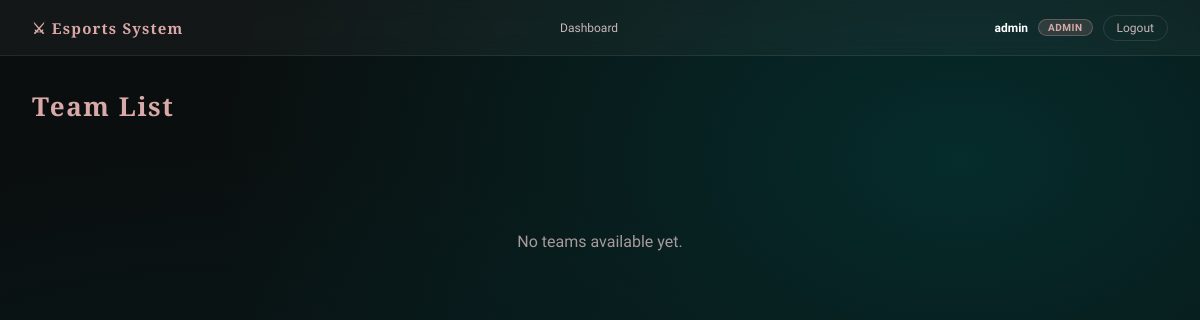
/teams/ (signed in), run on an earlier commit of the app's database.
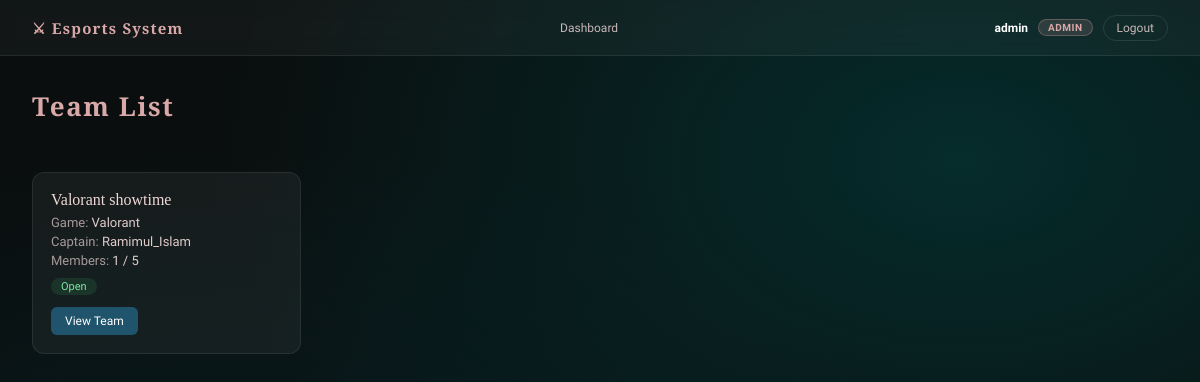
And on a later commit of the database.
### accounts/models.py (models this page shows, shortened)
class CustomUser(AbstractUser):
    ROLE_CHOICES = [
        ('player',    'Player'),
        ('organizer', 'Organizer'),
        ('admin',     'Admin'),
    ]
    role = models.CharField(
        max_length=20,
        choices=ROLE_CHOICES,
        default='player',
    )
    address = models.CharField(max_length=255, blank=True)
    phone   = models.CharField(max_length=20,  blank=True)

### teams/models.py (models this page shows, shortened)
class Team(models.Model):
    GAME_CHOICES = [
        ('valorant', 'Valorant'),
        ('pubg',     'PUBG'),
    ]
    name = models.CharField(max_length=100, unique=True)
    game = models.CharField(max_length=20, choices=GAME_CHOICES)
    captain = models.ForeignKey(
        settings.AUTH_USER_MODEL,
        on_delete=models.CASCADE,
        related_name='captained_teams',
    )
    team_code = models.CharField(
        max_length=10,
        unique=True,
        default=generate_team_code,
    )
    created_at = models.DateTimeField(auto_now_add=True)
    def max_size(self):
        return 5 if self.game == 'valorant' else 4
    def is_full(self):
        return self.memberships.count() >= self.max_size()

### teams/views.py (the view)
# urls.py: path('',                                          views.team_list,           name='team_list'),
@login_required
def team_list(request):
    teams = Team.objects.all().select_related('captain')
    return render(request, 'teams/team_list.html', {'teams': teams})

### teams/templates/teams/team_list.html (shortened to what this page needs)
{% extends "base.html" %}
{% block content %}
<div class="page-header">
  <h1>Team List</h1>
</div>
{% if teams %}
  <div class="team-grid">
    {% for team in teams %}
      <div class="team-card">
        <div class="team-name">{{ team.name }}</div>
        <div class="team-meta">
          Game: <span>{{ team.get_game_display }}</span>
        </div>
        <div class="team-meta">
          Captain: <span>{{ team.captain.username }}</span>
        </div>
        <div class="team-meta">
          Members: <span>{{ team.memberships.count }} / {{ team.max_size }}</span>
        </div>
        {% if team.is_full %}
          <span class="status-tag full">Full</span>
        {% else %}
          <span class="status-tag open">Open</span>
        {% endif %}
        <br>
        <a href="{% url 'team_detail' team.pk %}" class="btn-view">View Team</a>
      </div>
    {% endfor %}
  </div>
{% else %}
  <div class="empty-state">
    <p>No teams available yet.</p>
  </div>
{% endif %}
{% endblock %}

### templates/base.html (shortened to what this page needs)
{% load static %}
<!DOCTYPE html>
<html lang="en">
<head>
</head>
<body>
{% if user.is_authenticated %}
<nav class="nav">
  <a class="nav-brand" href="/">⚔ Esports System</a>
  <div class="nav-links">
    {% if user.role == 'player' %}
      <a href="{% url 'browse_teams' %}">Browse Teams</a>
      <a href="{% url 'create_team' %}">Create Team</a>
      <a href="{% url 'my_team' %}">My Team</a>
      <a href="{% url 'my_invites' %}">Invites</a>
      {% if user.captained_teams.exists %}
          <a href="{% url 'my_join_requests' %}">Join Requests</a>
      {% endif %}
      <a href="{% url 'player_profile' %}">My Profile</a>
    {% elif user.role == 'organizer' %}
      <a href="{% url 'organizer_profile' %}">My Profile</a>
    {% elif user.role == 'admin' %}
      <a href="{% url 'admin_dashboard' %}">Dashboard</a>
    {% endif %}
  </div>
  <div class="nav-right">
    <span class="nav-username"><strong>{{ user.username }}</strong></span>
    {% if user.role %}
      <span class="role-pill {{ user.role }}">{{ user.role }}</span>
    {% endif %}
    <a href="{% url 'logout' %}" class="btn-logout">Logout</a>
  </div>
</nav>
{% endif %}
<div class="main-content">
  {% block content %}{% endblock %}
</div>
</body>
</html>

### templates/base.html (style rules this page uses)
*, *::before, *::after { box-sizing: border-box; margin: 0; padding: 0; }
body { background: #0a0e0e; font-family: 'Raleway', sans-serif; color: #f6e0e0; min-height: 100vh; }
body::before { content: ''; position: fixed; inset: 0; background: radial-gradient(ellipse at 80% 20%, rgba(0,80,80,0.45) 0%, transparent 55%), radial-gradient(ellipse at 20% 80%, rgba(0,60,70,0.35) 0%, transparent 55%), #0a0e0e; z-index: -1; }
.nav { display: flex; align-items: center; justify-content: space-between; padding: 0 32px; height: 56px; background: rgba(255,255,255,0.04); backdrop-filter: blur(10px); border-bottom: 1px solid rgba(255,255,255,0.08); position: sticky; top: 0; z-index: 100; }
.nav-brand { font-family: 'Cinzel', serif; font-size: 15px; font-weight: 700; color: #d9a8a8; letter-spacing: 0.08em; text-decoration: none; }
.nav-links { display: flex; align-items: center; gap: 4px; }
.nav-links a { font-size: 12px; color: #c8b8b8; text-decoration: none; padding: 5px 11px; border-radius: 20px; border: 1px solid transparent; transition: background 0.18s, border-color 0.18s, color 0.18s; }
.nav-right { display: flex; align-items: center; gap: 10px; }
.nav-username { font-size: 12px; color: #a89a9a; }
.nav-username strong { color: #fff; }
.role-pill { font-size: 10px; padding: 2px 9px; border-radius: 20px; font-weight: 600; letter-spacing: 0.05em; text-transform: uppercase; }
.role-pill.admin { background: rgba(217,168,168,0.15); color: #d9a8a8; border: 1px solid rgba(217,168,168,0.3); }
.btn-logout { font-size: 12px; color: #c8b8b8; text-decoration: none; padding: 5px 13px; border-radius: 20px; border: 1px solid rgba(255,255,255,0.1); transition: background 0.18s, border-color 0.18s; }
.main-content { padding: 32px; }

### teams/templates/teams/team_list.html (style rules this page uses)
.page-header { margin-bottom: 28px; }
.page-header h1 { font-family: 'Cinzel', serif; font-size: 26px; color: #d9a8a8; letter-spacing: 0.06em; }
.team-grid { display: grid; grid-template-columns: repeat(auto-fill, minmax(260px, 1fr)); gap: 20px; }
.team-card { background: rgba(255,255,255,0.05); border: 1px solid rgba(255,255,255,0.08); border-radius: 12px; padding: 18px; transition: 0.2s; }
.team-name { font-family: 'Cinzel', serif; font-size: 16px; color: #f0d8d8; margin-bottom: 6px; }
.team-meta { font-size: 13px; color: #a89a9a; margin-bottom: 4px; }
.team-meta span { color: #e0cccc; }
.status-tag { display: inline-block; font-size: 11px; padding: 2px 10px; border-radius: 20px; margin-top: 6px; }
.status-tag.open { background: rgba(60,180,100,0.15); color: #7ee8a2; }
.btn-view { display: inline-block; margin-top: 12px; padding: 7px 14px; border-radius: 6px; background: rgba(40,120,160,0.6); color: white; text-decoration: none; font-size: 12px; }

What changed in the data, as far as the page shows it:
added Team: name "Valorant showtime", game "Valorant", captain.username "Ramimul_Islam", memberships.count "1", max_size "5", shows "Open"
Also different on the page:
text no longer shown: "No teams available yet."
